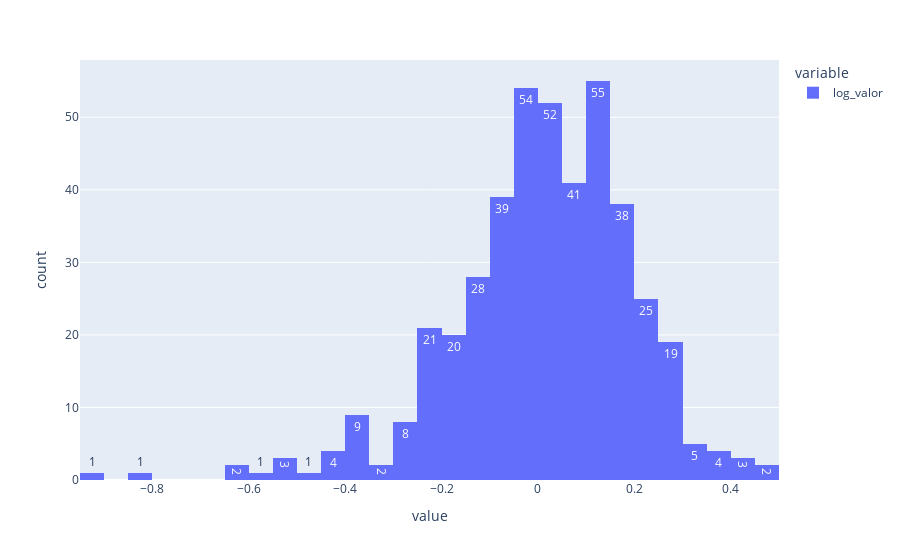

This figure's notebook cell:
### Code cell
residuos = y_teste - y_pred

px.histogram(residuos, text_auto=True)

### Figure 1 — Plotly figure (JSON) as saved in the notebook; plotly's stock layout.template omitted (floating-point values rounded to 4 significant figures; data arrays with more than 128 entries replaced by an {"elided": "..."} marker saying what was removed)
{"data": [{"alignmentgroup": "True", "bingroup": "x", "hovertemplate": "variable=log_valor<br>value=%{x}<br>count=%{y}<extra></extra>", "legendgroup": "log_valor", "marker": {"color": "#636efa", "pattern": {"shape": ""}}, "name": "log_valor", "offsetgroup": "log_valor", "orientation": "v", "showlegend": true, "texttemplate": "%{value}", "type": "histogram", "x": {"elided": "438 float values"}, "xaxis": "x", "yaxis": "y"}], "layout": {"barmode": "relative", "legend": {"title": {"text": "variable"}, "tracegroupgap": 0}, "margin": {"t": 60}, "xaxis": {"anchor": "y", "domain": [0, 1], "title": {"text": "value"}}, "yaxis": {"anchor": "x", "domain": [0, 1], "title": {"text": "count"}}}}
